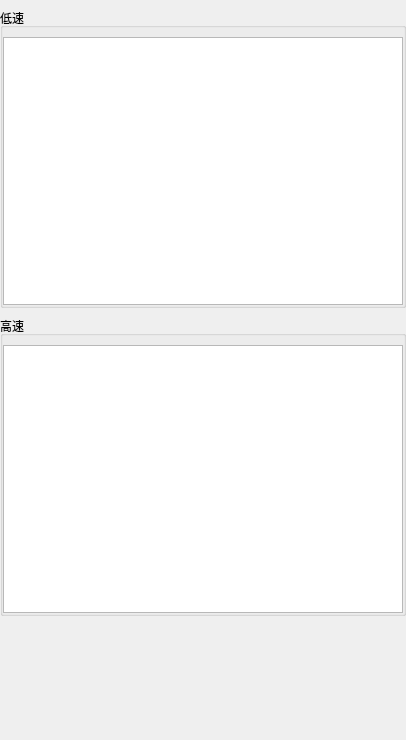
       <widget class="QWidget" name="tab_7">
        <attribute name="title">
         <string>轴运动速度</string>
        </attribute>
        <layout class="QGridLayout" name="gridLayout_9">
         <property name="leftMargin">
          <number>0</number>
         </property>
         <property name="topMargin">
          <number>8</number>
         </property>
         <property name="rightMargin">
          <number>0</number>
         </property>
         <property name="bottomMargin">
          <number>0</number>
         </property>
         <property name="horizontalSpacing">
          <number>0</number>
         </property>
         <property name="verticalSpacing">
          <number>8</number>
         </property>
         <item row="0" column="0">
          <widget class="QGroupBox" name="groupBox_2">
           <property name="minimumSize">
            <size>
             <width>0</width>
             <height>300</height>
            </size>
           </property>
           <property name="title">
            <string>低速</string>
           </property>
           <layout class="QGridLayout" name="gridLayout_8">
            <property name="leftMargin">
             <number>0</number>
            </property>
            <property name="rightMargin">
             <number>0</number>
            </property>
            <property name="bottomMargin">
             <number>0</number>
            </property>
            <property name="spacing">
             <number>0</number>
            </property>
            <item row="0" column="0">
             <widget class="QTableWidget" name="tableLowSpeedWidget">
              <property name="minimumSize">
               <size>
                <width>400</width>
                <height>0</height>
               </size>
              </property>
              <property name="selectionBehavior">
               <enum>QAbstractItemView::SelectRows</enum>
              </property>
              <attribute name="horizontalHeaderVisible">
               <bool>false</bool>
              </attribute>
              <attribute name="horizontalHeaderCascadingSectionResizes">
               <bool>true</bool>
              </attribute>
              <attribute name="horizontalHeaderDefaultSectionSize">
               <number>60</number>
              </attribute>
              <attribute name="horizontalHeaderShowSortIndicator" stdset="0">
               <bool>true</bool>
              </attribute>
              <attribute name="horizontalHeaderStretchLastSection">
               <bool>true</bool>
              </attribute>
              <attribute name="verticalHeaderVisible">
               <bool>false</bool>
              </attribute>
              <column>
               <property name="text">
                <string>序号</string>
               </property>
               <property name="textAlignment">
                <set>AlignCenter</set>
               </property>
              </column>
              <column>
               <property name="text">
                <string>起始速度</string>
               </property>
               <property name="textAlignment">
                <set>AlignCenter</set>
               </property>
              </column>
              <column>
               <property name="text">
                <string>结束速度</string>
               </property>
               <property name="textAlignment">
                <set>AlignCenter</set>
               </property>
              </column>
              <column>
               <property name="text">
                <string>加速度</string>
               </property>
               <property name="textAlignment">
                <set>AlignCenter</set>
               </property>
              </column>
              <column>
               <property name="text">
                <string>减速度</string>
               </property>
               <property name="textAlignment">
                <set>AlignCenter</set>
               </property>
              </column>
              <column>
               <property name="text">
                <string>速度</string>
               </property>
               <property name="textAlignment">
                <set>AlignCenter</set>
               </property>
              </column>
             </widget>
            </item>
           </layout>
          </widget>
         </item>
         <item row="1" column="0">
          <widget class="QGroupBox" name="groupBox">
           <property name="minimumSize">
            <size>
             <width>0</width>
             <height>300</height>
            </size>
           </property>
           <property name="title">
            <string>高速</string>
           </property>
           <layout class="QGridLayout" name="gridLayout_7">
            <property name="leftMargin">
             <number>0</number>
            </property>
            <property name="rightMargin">
             <number>0</number>
            </property>
            <property name="bottomMargin">
             <number>0</number>
            </property>
            <property name="spacing">
             <number>0</number>
            </property>
            <item row="0" column="0">
             <widget class="QTableWidget" name="tableHighSpeedWidget">
              <property name="selectionBehavior">
               <enum>QAbstractItemView::SelectRows</enum>
              </property>
              <attribute name="horizontalHeaderVisible">
               <bool>false</bool>
              </attribute>
              <attribute name="horizontalHeaderCascadingSectionResizes">
               <bool>true</bool>
              </attribute>
              <attribute name="horizontalHeaderDefaultSectionSize">
               <number>60</number>
              </attribute>
              <attribute name="horizontalHeaderShowSortIndicator" stdset="0">
               <bool>true</bool>
              </attribute>
              <attribute name="horizontalHeaderStretchLastSection">
               <bool>true</bool>
              </attribute>
              <attribute name="verticalHeaderVisible">
               <bool>false</bool>
              </attribute>
              <column>
               <property name="text">
                <string>序号</string>
               </property>
               <property name="textAlignment">
                <set>AlignCenter</set>
               </property>
              </column>
              <column>
               <property name="text">
                <string>起始速度</string>
               </property>
               <property name="textAlignment">
                <set>AlignCenter</set>
               </property>
              </column>
              <column>
               <property name="text">
                <string>结束速度</string>
               </property>
               <property name="textAlignment">
                <set>AlignCenter</set>
               </property>
              </column>
              <column>
               <property name="text">
                <string>加速度</string>
               </property>
               <property name="textAlignment">
                <set>AlignCenter</set>
               </property>
              </column>
              <column>
               <property name="text">
                <string>减速度</string>
               </property>
               <property name="textAlignment">
                <set>AlignCenter</set>
               </property>
              </column>
              <column>
               <property name="text">
                <string>速度</string>
               </property>
               <property name="textAlignment">
                <set>AlignCenter</set>
               </property>
              </column>
             </widget>
            </item>
           </layout>
          </widget>
         </item>
         <item row="2" column="0">
          <spacer name="verticalSpacer_3">
           <property name="orientation">
            <enum>Qt::Vertical</enum>
           </property>
           <property name="sizeHint" stdset="0">
            <size>
             <width>20</width>
             <height>124</height>
            </size>
           </property>
          </spacer>
         </item>
        </layout>
       </widget>
